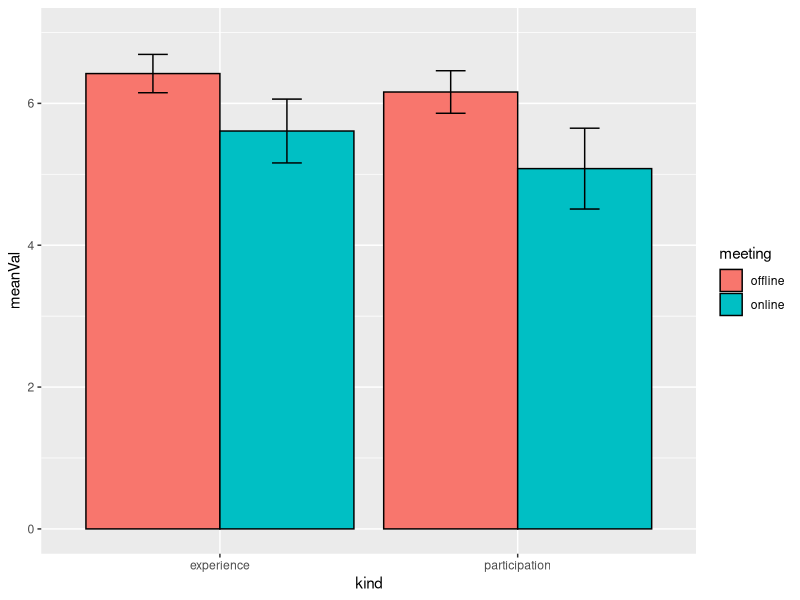
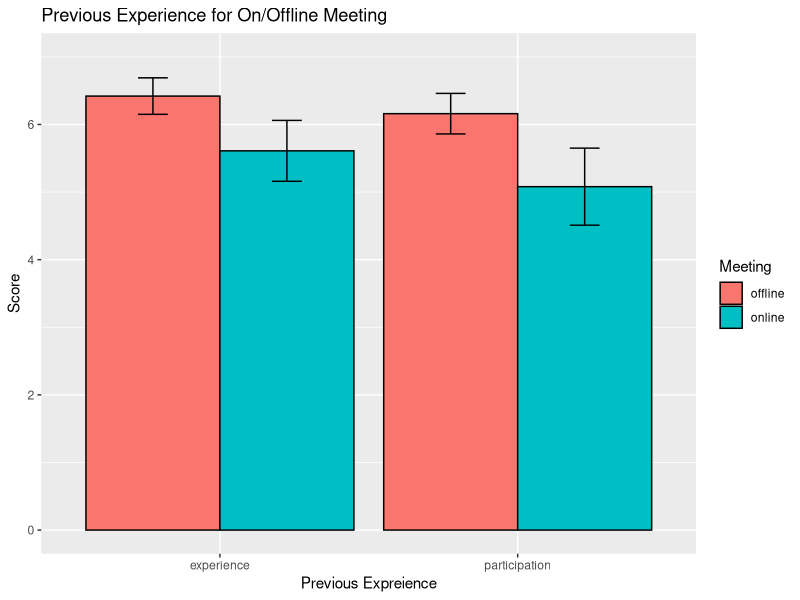
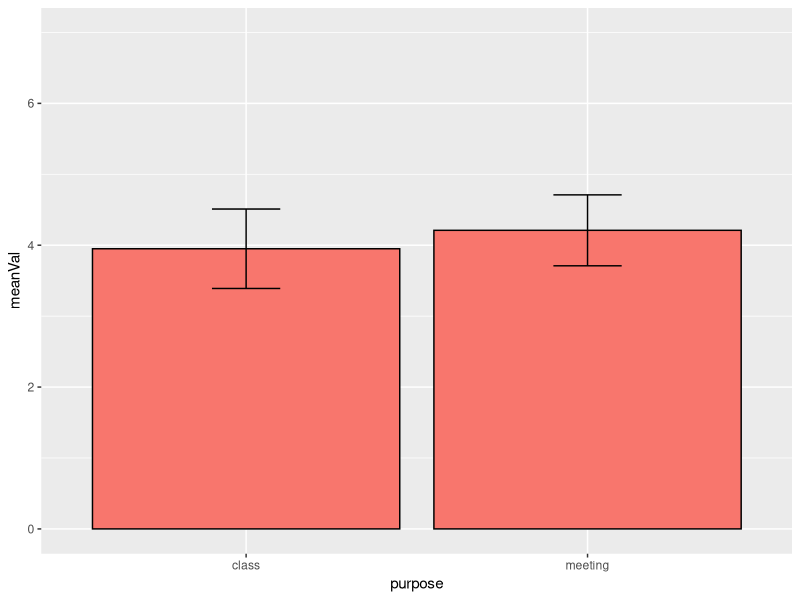
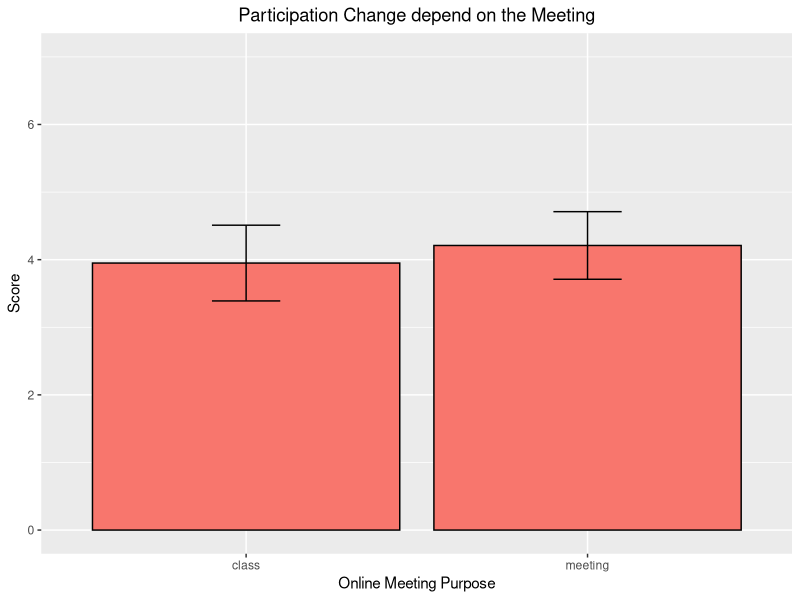

Recreate these plots in R, in order. (Note: this script raises an error after producing the figures.)
#install.package("")
install.packages("ggplot2")
install.packages("pylr")
install.packages("dplyr")
library(ggplot2)
library(plyr)
library(dplyr)

### Set File Path for Window Environment
setwd('C:/Users/LeeSooHwan/Desktop/DataVisualization-ZoomProj')
### Set File Path for Mac Environment
setwd("/Users/Soohwan/Desktop/DataVisualization-ZoomProj")



### Read Raw Data
data <- read.csv(file = "./data/questionnaire/rawData/rawData.csv", header=T, fileEncoding="UTF-8-BOM")



### Age of Participants
meanAge = mean(data$age)
variationAge = var(data$age)
stdAge = sd(data$age)



### Normality Test
# Previous Experience
shapiro.test(data$offlineExperience)
shapiro.test(data$offlineAggressivity)
shapiro.test(data$onlineExperience)
shapiro.test(data$onlineAggressivity)

# Online Experience - Participation Change
shapiro.test(data$onlineMeetingParticipationChange)
shapiro.test(data$onlineClassParticipationChange)

# Online Experience - Overal Satisfaction
shapiro.test(data$onlineSatisfaction)
shapiro.test(data$onlineVerbalSatisfaction)
shapiro.test(data$onlineNonverbalSatisfaction)



### Data Preprocessing Function (summary data)
data_summary <- function(data, varname, groupnames){
  require(plyr)
  summary_func <- function(x, col){
    c(mean = mean(x[[col]], na.rm=TRUE), sd = sd(x[[col]], na.rm=TRUE))
  }
  data_sum<-ddply(data, groupnames, .fun=summary_func,varname)
  data_sum <- rename(data_sum, c("mean" = varname))
  return(data_sum)
}



### Previous Experience for On/Offline Meeting ###
# Data Preprocessing
previousExperience <- read.csv(file = "./data/questionnaire/revisedData/previousExperience.csv", header=T, fileEncoding="UTF-8-BOM")
head(previousExperience)
m <- c("offline", "online")
k <- c("experience", "participation")
pe_summary <- data.frame(matrix(ncol = 6))
colnames(pe_summary) <- c("meeting", "kind", "meanVal", "sdVal", "seVal", "ciVal")
for (i in 1:length(m)) {
  for (j in 1:length(k)) {
    meanVal <- (mean(subset(previousExperience, previousExperience$meeting == m[i] & previousExperience$kind == k[j])$value))
    sdVal <- (sd(subset(previousExperience, previousExperience$meeting == m[i] & previousExperience$kind == k[j])$value))
    seVal <- sdVal/sqrt(38)
    ciVal <- 1.96*seVal
    pe_summary <- rbind(pe_summary, c(m[i], k[j], round(meanVal,2), round(sdVal,2), round(seVal,2), round(ciVal,2)))
  } 
} 
pe_summary <- pe_summary[-1 , ]
row.names(pe_summary) = NULL

# Change the Mean & Std to Numeric Value
pe_summary$meanVal = as.numeric(pe_summary$meanVal)
pe_summary$sdVal = as.numeric(pe_summary$sdVal)
pe_summary$seVal = as.numeric(pe_summary$seVal)
pe_summary$ciVal = as.numeric(pe_summary$ciVal)

# Default bar plot with 95% confidence level error bar
pe_summary$kind <- factor(pe_summary$kind, level = c("experience", "participation"))
p <- ggplot(pe_summary, aes(x=kind, y=meanVal, fill=meeting)) + 
  geom_bar(stat="identity", color="black", position=position_dodge()) +
  geom_errorbar(aes(ymin=meanVal-ciVal, ymax=meanVal+ciVal), width=.2,position=position_dodge(.9)) +
  scale_y_continuous(limits = c(0,7))
print(p)
# Finished bar plot
p+labs(title="Previous Experience for On/Offline Meeting", x="Previous Expreience", y = "Score", fill = "Meeting")

# paried t-test for experience
t.test(subset(previousExperience, meeting == "offline" & kind == "experience")$value 
       - subset(previousExperience, meeting =="online" & kind == "experience")$value)
# paired t-test for participation
t.test(subset(previousExperience, meeting == "offline" & kind == "participation")$value 
       - subset(previousExperience, meeting =="online" & kind == "participation")$value)



### Online Experience - Participation Change ###
# Elicit dataframe form main data
onlineParticipationChange <- read.csv(file = "./data/questionnaire/revisedData/onlineParticipationChange.csv", header=T, fileEncoding="UTF-8-BOM")
head(onlineParticipationChange)
purpose <- c("meeting", "class")
opc_summary <- data.frame(matrix(ncol = 5))
colnames(opc_summary) <- c("purpose", "meanVal", "sdVal", "seVal", "ciVal")
for (i in 1:length(purpose)) {
  meanVal <- (mean(subset(onlineParticipationChange, onlineParticipationChange$participation == purpose[i])$value))
  sdVal <- (sd(subset(onlineParticipationChange, onlineParticipationChange$participation == purpose[i])$value))
  seVal <- sdVal/sqrt(38)
  ciVal <- 1.96*seVal
  opc_summary <- rbind(opc_summary, c(purpose[i], round(meanVal,2), round(sdVal,2), round(seVal,2), round(ciVal,2)))
} 
opc_summary <- opc_summary[-1 , ]
row.names(opc_summary) = NULL

# Change the Mean & Std to Numeric Value
opc_summary$meanVal = as.numeric(opc_summary$meanVal)
opc_summary$sdVal = as.numeric(opc_summary$sdVal)
opc_summary$seVal = as.numeric(opc_summary$seVal)
opc_summary$ciVal = as.numeric(opc_summary$ciVal)

# Default bar plot with 95% confidence level error bar
opc_summary$purpose <- factor(opc_summary$purpose, level = c("class", "meeting"))
p <- ggplot(opc_summary, aes(x=purpose, y=meanVal)) + 
  geom_bar(stat="identity", color="BLACK", fill = "#F8766D", position=position_dodge()) +
  geom_errorbar(aes(ymin=meanVal-ciVal, ymax=meanVal+ciVal), width=.2,position=position_dodge(.9)) +
  scale_y_continuous(limits = c(0,7))
print(p)
# Finished bar plot
p+labs(title="Participation Change depend on the Meeting", x="Online Meeting Purpose", y = "Score") + theme(plot.title = element_text(hjust = 0.5))




### Online Experience - Overall Satisfaction ###
# Elicit dataframe form main data
onlineSatisfaction <- read.csv(file = "./data/questionnaire/revisedData/onlineSatisfaction.csv", header=T, fileEncoding="UTF-8-BOM")
head(onlineSatisfaction)
s <- c("overall", "verbal", "nonVerbal")
os_summary <- data.frame(matrix(ncol = 5))
colnames(os_summary) <- c("satisfaction", "meanVal", "sdVal", "seVal", "ciVal")
for (i in 1:length(s)) {
  meanVal <- (mean(subset(onlineSatisfaction, onlineSatisfaction$satisfaction == s[i])$value))
  sdVal <- (sd(subset(onlineSatisfaction, onlineSatisfaction$satisfaction == s[i])$value))
  seVal <- sdVal/sqrt(38)
  ciVal <- 1.96*seVal
  os_summary <- rbind(os_summary, c(s[i], round(meanVal,2), round(sdVal,2), round(seVal,2), round(ciVal,2)))
} 
os_summary <- os_summary[-1 , ]
row.names(os_summary) = NULL

# Change the Mean & Std to Numeric Value
os_summary$meanVal = as.numeric(os_summary$meanVal)
os_summary$sdVal = as.numeric(os_summary$sdVal)
os_summary$seVal = as.numeric(os_summary$seVal)
os_summary$ciVal = as.numeric(os_summary$ciVal)

# Default bar plot with 95% confidence level error bar
os_summary$satisfaction <- factor(os_summary$satisfaction, level = c("overall", "verbal", "nonVerbal"))
p <- ggplot(os_summary, aes(x=satisfaction, y=meanVal, fill = osPosition)) + 
  geom_bar(stat="identity", color="BLACK", position=position_dodge()) +
  geom_errorbar(aes(ymin=meanVal-ciVal, ymax=meanVal+ciVal), width=.2,position=position_dodge(.9)) +
  scale_y_continuous(limits = c(0,7)) + scale_fill_manual(values = c("overall" = "#F8766D","verbal" = "#01BFC4", 'nonVerbal' = '#01BFC4'))
print(p)
# Finished bar plot
p+labs(title="Satisfaction of Online Meeting", x="", y = "Score") + theme(legend.position="none", plot.title = element_text(hjust = 0.5))

# paired t-test
t.test(subset(onlineSatisfaction, satisfaction == "verbal")$value 
       - subset(onlineSatisfaction, satisfaction =="nonVerbal")$value)
